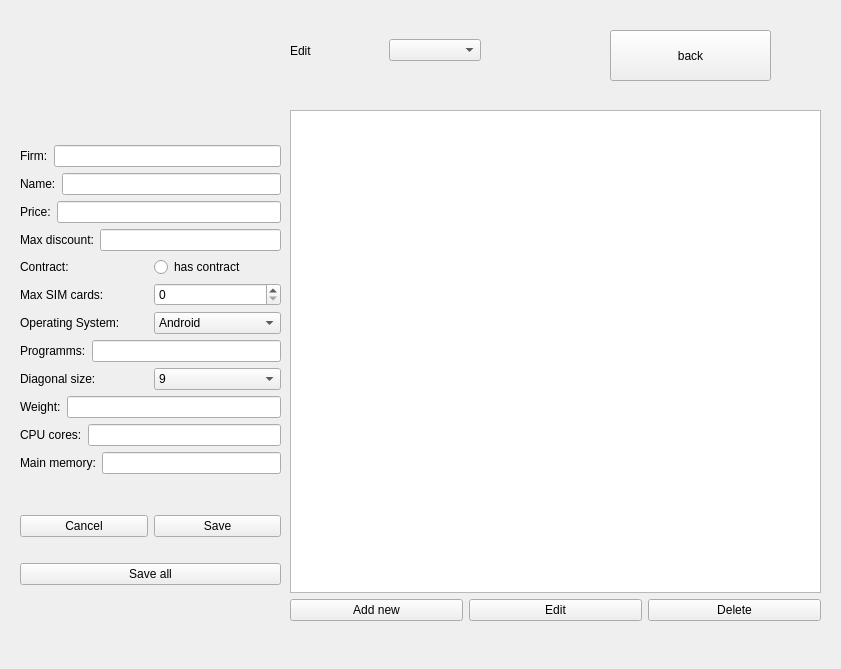
<?xml version="1.0" encoding="UTF-8"?>
<ui version="4.0">
 <class>OwnerEditProduts</class>
 <widget class="QWidget" name="OwnerEditProduts">
  <property name="geometry">
   <rect>
    <x>0</x>
    <y>0</y>
    <width>841</width>
    <height>669</height>
   </rect>
  </property>
  <property name="windowTitle">
   <string>Form</string>
  </property>
  <widget class="QPushButton" name="goBackToOwnerButton">
   <property name="geometry">
    <rect>
     <x>610</x>
     <y>30</y>
     <width>161</width>
     <height>51</height>
    </rect>
   </property>
   <property name="text">
    <string>back</string>
   </property>
  </widget>
  <widget class="QWidget" name="">
   <property name="geometry">
    <rect>
     <x>290</x>
     <y>110</y>
     <width>531</width>
     <height>511</height>
    </rect>
   </property>
   <layout class="QVBoxLayout" name="verticalLayout">
    <item>
     <widget class="QTableWidget" name="productListTableWidget"/>
    </item>
    <item>
     <layout class="QHBoxLayout" name="horizontalLayout">
      <item>
       <widget class="QPushButton" name="addNewPushButton">
        <property name="text">
         <string>Add new</string>
        </property>
       </widget>
      </item>
      <item>
       <widget class="QPushButton" name="editPushButton">
        <property name="text">
         <string>Edit</string>
        </property>
       </widget>
      </item>
      <item>
       <widget class="QPushButton" name="deletePushButton">
        <property name="text">
         <string>Delete</string>
        </property>
       </widget>
      </item>
     </layout>
    </item>
   </layout>
  </widget>
  <widget class="QWidget" name="">
   <property name="geometry">
    <rect>
     <x>290</x>
     <y>30</y>
     <width>191</width>
     <height>41</height>
    </rect>
   </property>
   <layout class="QHBoxLayout" name="horizontalLayout_2">
    <item>
     <widget class="QLabel" name="label">
      <property name="text">
       <string>Edit</string>
      </property>
     </widget>
    </item>
    <item>
     <widget class="QComboBox" name="productClassesComboBox"/>
    </item>
   </layout>
  </widget>
  <widget class="QWidget" name="">
   <property name="geometry">
    <rect>
     <x>20</x>
     <y>110</y>
     <width>261</width>
     <height>511</height>
    </rect>
   </property>
   <layout class="QVBoxLayout" name="verticalLayout_4">
    <item>
     <layout class="QVBoxLayout" name="verticalLayout_3">
      <item>
       <layout class="QHBoxLayout" name="horizontalLayout_3">
        <item>
         <widget class="QLabel" name="firmLabel">
          <property name="text">
           <string>Firm:</string>
          </property>
         </widget>
        </item>
        <item>
         <widget class="QLineEdit" name="firmLineEdit"/>
        </item>
       </layout>
      </item>
      <item>
       <layout class="QHBoxLayout" name="horizontalLayout_4">
        <item>
         <widget class="QLabel" name="nameLabel">
          <property name="text">
           <string>Name:</string>
          </property>
         </widget>
        </item>
        <item>
         <widget class="QLineEdit" name="nameLineEdit"/>
        </item>
       </layout>
      </item>
      <item>
       <layout class="QHBoxLayout" name="horizontalLayout_5">
        <item>
         <widget class="QLabel" name="priceLabel">
          <property name="text">
           <string>Price:</string>
          </property>
         </widget>
        </item>
        <item>
         <widget class="QLineEdit" name="priceLineEdit"/>
        </item>
       </layout>
      </item>
      <item>
       <layout class="QHBoxLayout" name="horizontalLayout_6">
        <item>
         <widget class="QLabel" name="maxDiscountLabel">
          <property name="text">
           <string>Max discount:</string>
          </property>
         </widget>
        </item>
        <item>
         <widget class="QLineEdit" name="maxDiscountLineEdit"/>
        </item>
       </layout>
      </item>
      <item>
       <layout class="QHBoxLayout" name="horizontalLayout_10">
        <item>
         <widget class="QLabel" name="contractLabel">
          <property name="text">
           <string>Contract:</string>
          </property>
         </widget>
        </item>
        <item>
         <widget class="QRadioButton" name="contractRadioButton">
          <property name="text">
           <string>has contract</string>
          </property>
         </widget>
        </item>
       </layout>
      </item>
      <item>
       <layout class="QHBoxLayout" name="horizontalLayout_8">
        <item>
         <widget class="QLabel" name="maxSimCardsLabel">
          <property name="text">
           <string>Max SIM cards:</string>
          </property>
         </widget>
        </item>
        <item>
         <widget class="QSpinBox" name="maxSimCardsSpinBox"/>
        </item>
       </layout>
      </item>
      <item>
       <layout class="QHBoxLayout" name="horizontalLayout_7">
        <item>
         <widget class="QLabel" name="osLabel">
          <property name="text">
           <string>Operating System:</string>
          </property>
         </widget>
        </item>
        <item>
         <widget class="QComboBox" name="osComboBox">
          <item>
           <property name="text">
            <string>Android</string>
           </property>
          </item>
          <item>
           <property name="text">
            <string>IOS</string>
           </property>
          </item>
          <item>
           <property name="text">
            <string>Windows Phone</string>
           </property>
          </item>
          <item>
           <property name="text">
            <string>Blackberry</string>
           </property>
          </item>
         </widget>
        </item>
       </layout>
      </item>
      <item>
       <layout class="QHBoxLayout" name="horizontalLayout_9">
        <item>
         <widget class="QLabel" name="programmsLabel">
          <property name="text">
           <string>Programms:</string>
          </property>
         </widget>
        </item>
        <item>
         <widget class="QLineEdit" name="programmsLineEdit"/>
        </item>
       </layout>
      </item>
      <item>
       <layout class="QHBoxLayout" name="horizontalLayout_11">
        <item>
         <widget class="QLabel" name="DiagonalSizeLabel">
          <property name="text">
           <string>Diagonal size:</string>
          </property>
         </widget>
        </item>
        <item>
         <widget class="QComboBox" name="diagonalSizeComboBox">
          <property name="currentText">
           <string>15.6</string>
          </property>
          <item>
           <property name="text">
            <string>9</string>
           </property>
          </item>
          <item>
           <property name="text">
            <string>10</string>
           </property>
          </item>
          <item>
           <property name="text">
            <string>12.5</string>
           </property>
          </item>
          <item>
           <property name="text">
            <string>13</string>
           </property>
          </item>
          <item>
           <property name="text">
            <string>14</string>
           </property>
          </item>
          <item>
           <property name="text">
            <string>15</string>
           </property>
          </item>
          <item>
           <property name="text">
            <string>15.6</string>
           </property>
          </item>
          <item>
           <property name="text">
            <string>16</string>
           </property>
          </item>
          <item>
           <property name="text">
            <string>17</string>
           </property>
          </item>
         </widget>
        </item>
       </layout>
      </item>
      <item>
       <layout class="QHBoxLayout" name="horizontalLayout_12">
        <item>
         <widget class="QLabel" name="weightLabel">
          <property name="text">
           <string>Weight:</string>
          </property>
         </widget>
        </item>
        <item>
         <widget class="QLineEdit" name="weightLineEdit"/>
        </item>
       </layout>
      </item>
      <item>
       <layout class="QHBoxLayout" name="horizontalLayout_13">
        <item>
         <widget class="QLabel" name="cpuCoresLabel">
          <property name="text">
           <string>CPU cores:</string>
          </property>
         </widget>
        </item>
        <item>
         <widget class="QLineEdit" name="cpuCoresLineEdit"/>
        </item>
       </layout>
      </item>
      <item>
       <layout class="QHBoxLayout" name="horizontalLayout_14">
        <item>
         <widget class="QLabel" name="mainMemoryLabel">
          <property name="text">
           <string>Main memory:</string>
          </property>
         </widget>
        </item>
        <item>
         <widget class="QLineEdit" name="mainMemoryLineEdit"/>
        </item>
       </layout>
      </item>
     </layout>
    </item>
    <item>
     <layout class="QVBoxLayout" name="verticalLayout_2">
      <item>
       <layout class="QHBoxLayout" name="horizontalLayout_15">
        <item>
         <widget class="QPushButton" name="cancelPushButton">
          <property name="text">
           <string>Cancel</string>
          </property>
         </widget>
        </item>
        <item>
         <widget class="QPushButton" name="savePushButton">
          <property name="text">
           <string>Save</string>
          </property>
         </widget>
        </item>
       </layout>
      </item>
      <item>
       <spacer name="verticalSpacer">
        <property name="orientation">
         <enum>Qt::Vertical</enum>
        </property>
        <property name="sizeType">
         <enum>QSizePolicy::Fixed</enum>
        </property>
        <property name="sizeHint" stdset="0">
         <size>
          <width>20</width>
          <height>20</height>
         </size>
        </property>
       </spacer>
      </item>
      <item>
       <widget class="QPushButton" name="saveAllpushButton">
        <property name="text">
         <string>Save all</string>
        </property>
       </widget>
      </item>
     </layout>
    </item>
   </layout>
  </widget>
 </widget>
 <resources/>
 <connections/>
</ui>
